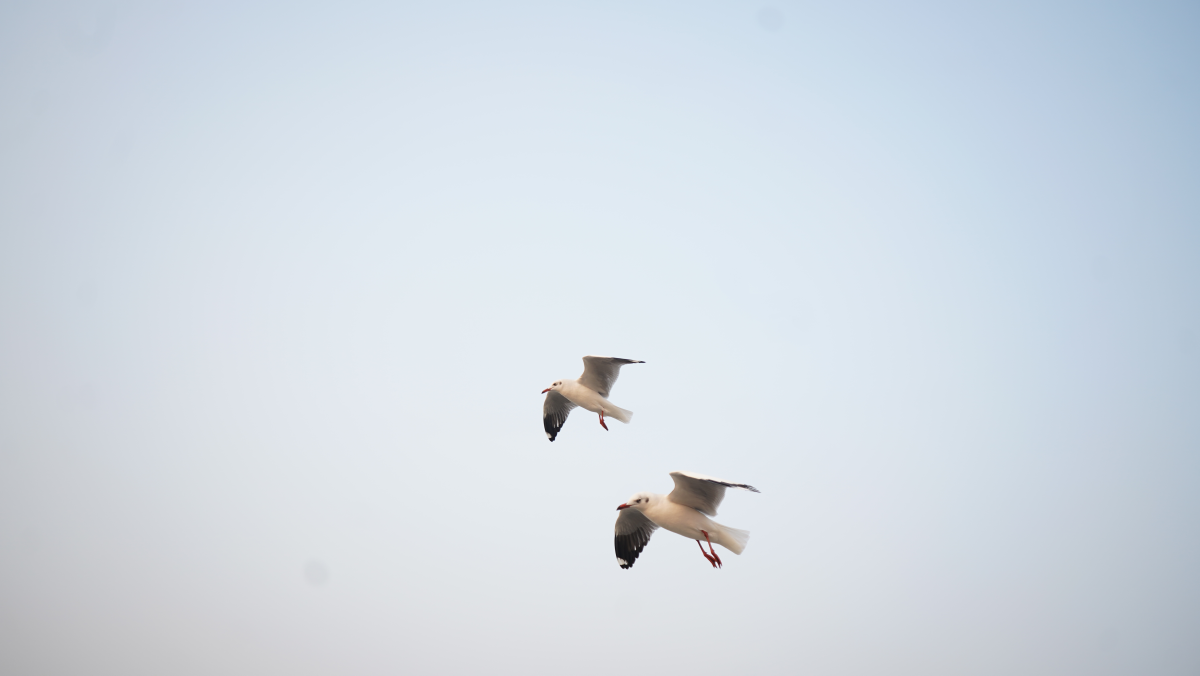
#> input picture Smooth.JPG, 6000 x 3376 px, found by its file name (shown at 1/5 size)
$ jupyter execute --allow-errors project2_svd.ipynb
#> lines starting #> are read from the running program, lines starting #| are printed output that depends on the picture
### Project 2 : Image Compression with SVD

[cell 1]
import numpy as np, pandas as pd
import matplotlib.pyplot as plt
from PIL import Image

[cell 2]
smooth_image = Image.open("Smooth.jpg")
#> smooth_image is the input picture: PIL image 6000x3376 RGB; mean R, G, B 209.7, 218.4, 227.2
#> (the rest of this cell did not finish here and is left out)

[cell 3]
smooth_image_array = np.array(smooth_image)
#> (the rest of this cell did not finish here and is left out)

[cell 4]
#Getting shape with luminance weight
smooth_image_array.shape
#> Out = (3376, 6000, 3)

#> (a cell that did not finish here is left out)

#> (a cell that did not finish here is left out)

[cell 7]
# Convert to grayscale as a 2-D float array for each image
smooth_image_array = smooth_image.convert("L")
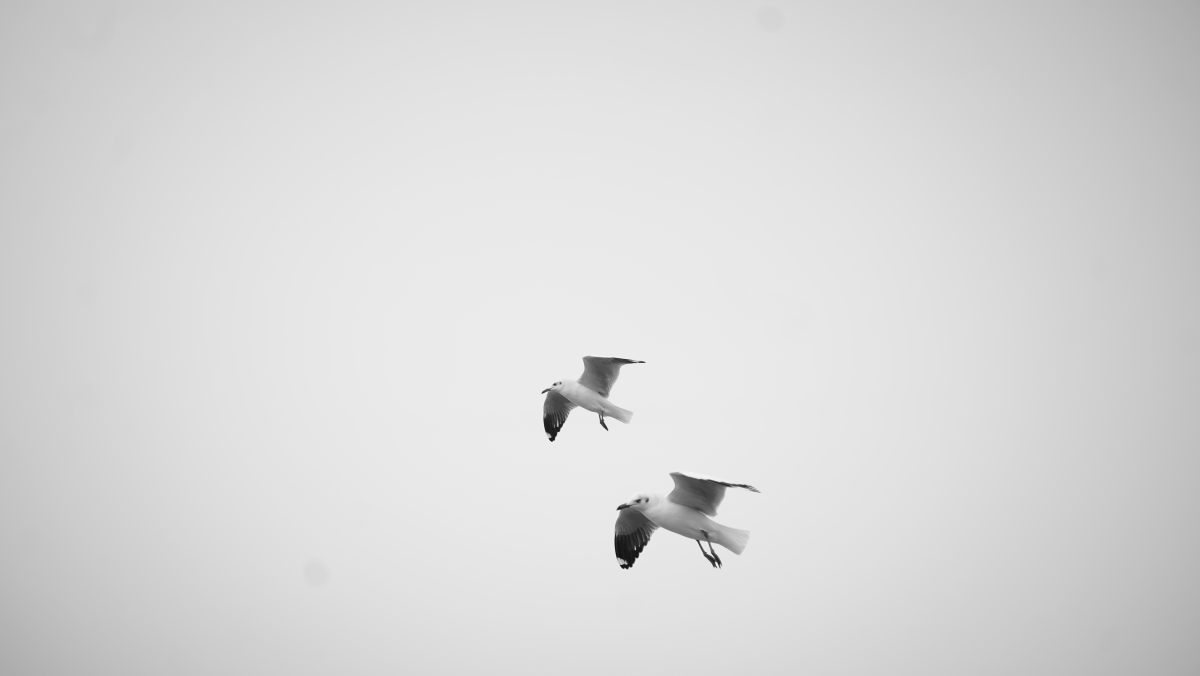
#> smooth_image_array: PIL image 6000x3376 L (shown at 1/5 size); min 7, max 246, mean 216.8
smooth_image_array = np.array(smooth_image_array, dtype=np.float64)
#> smooth_image_array: shape (3376, 6000) float64

[cell 8]
smooth_image_array.shape
#> Out = (3376, 6000)
